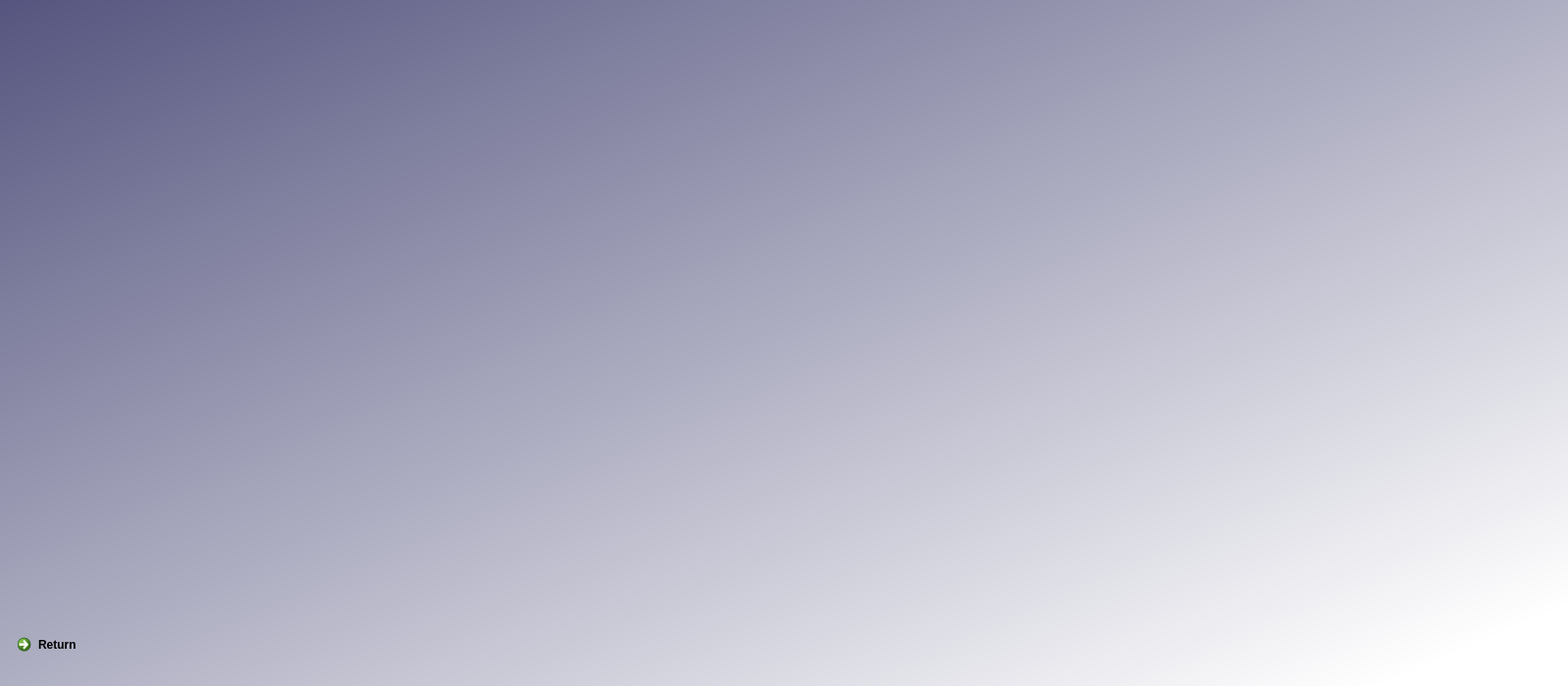
<?xml version="1.0" encoding="UTF-8"?>
<ui version="4.0">
 <class>Dialog</class>
 <widget class="QDialog" name="Dialog">
  <property name="geometry">
   <rect>
    <x>0</x>
    <y>0</y>
    <width>1600</width>
    <height>700</height>
   </rect>
  </property>
  <property name="windowTitle">
   <string>Dialog</string>
  </property>
  <widget class="QWidget" name="bgwidget" native="true">
   <property name="geometry">
    <rect>
     <x>0</x>
     <y>0</y>
     <width>1600</width>
     <height>700</height>
    </rect>
   </property>
   <property name="focusPolicy">
    <enum>Qt::NoFocus</enum>
   </property>
   <property name="styleSheet">
    <string notr="true">QWidget#bgwidget{
background-color:qlineargradient(spread:pad, x1:0, y1:0, x2:0.943, y2:0.9375, stop:0 rgba(85, 85, 127, 255), stop:1 rgba(255, 255, 255, 255))}</string>
   </property>
   <widget class="QLabel" name="label_for_train_language_model_gif">
    <property name="geometry">
     <rect>
      <x>786</x>
      <y>406</y>
      <width>191</width>
      <height>101</height>
     </rect>
    </property>
    <property name="text">
     <string/>
    </property>
   </widget>
   <widget class="QCommandLinkButton" name="return_to_build_model">
    <property name="geometry">
     <rect>
      <x>10</x>
      <y>640</y>
      <width>185</width>
      <height>41</height>
     </rect>
    </property>
    <property name="styleSheet">
     <string notr="true">font:12pt &quot;MS Shell Dlg 2&quot;;
</string>
    </property>
    <property name="text">
     <string>Return</string>
    </property>
    <property name="icon">
     <iconset>
      <normaloff>../img/return-button.png</normaloff>../img/return-button.png</iconset>
    </property>
    <property name="iconSize">
     <size>
      <width>40</width>
      <height>40</height>
     </size>
    </property>
   </widget>
   <widget class="QLabel" name="place_for_loss_plot">
    <property name="geometry">
     <rect>
      <x>90</x>
      <y>60</y>
      <width>661</width>
      <height>551</height>
     </rect>
    </property>
    <property name="styleSheet">
     <string notr="true">font:30pt &quot;MS Shell Dlg 2&quot;;color:rgba(85, 85, 127, 255)</string>
    </property>
    <property name="text">
     <string/>
    </property>
   </widget>
   <widget class="QLabel" name="place_for_accuracy_plot">
    <property name="geometry">
     <rect>
      <x>840</x>
      <y>60</y>
      <width>661</width>
      <height>551</height>
     </rect>
    </property>
    <property name="styleSheet">
     <string notr="true">font:30pt &quot;MS Shell Dlg 2&quot;;color:rgba(85, 85, 127, 255)</string>
    </property>
    <property name="text">
     <string/>
    </property>
   </widget>
  </widget>
 </widget>
 <resources/>
 <connections/>
</ui>
